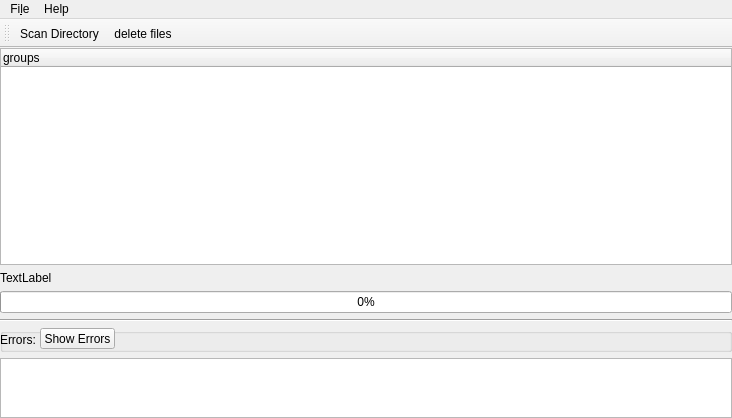
<?xml version="1.0" encoding="UTF-8"?>
<ui version="4.0">
 <class>MainWindow</class>
 <widget class="QMainWindow" name="MainWindow">
  <property name="geometry">
   <rect>
    <x>0</x>
    <y>0</y>
    <width>732</width>
    <height>418</height>
   </rect>
  </property>
  <property name="sizePolicy">
   <sizepolicy hsizetype="Expanding" vsizetype="Expanding">
    <horstretch>0</horstretch>
    <verstretch>0</verstretch>
   </sizepolicy>
  </property>
  <property name="windowTitle">
   <string>MainWindow</string>
  </property>
  <widget class="QWidget" name="centralWidget">
   <property name="enabled">
    <bool>true</bool>
   </property>
   <layout class="QVBoxLayout" name="verticalLayout">
    <property name="leftMargin">
     <number>0</number>
    </property>
    <property name="topMargin">
     <number>0</number>
    </property>
    <property name="rightMargin">
     <number>0</number>
    </property>
    <property name="bottomMargin">
     <number>0</number>
    </property>
    <item>
     <widget class="QTreeWidget" name="treeWidget">
      <property name="enabled">
       <bool>true</bool>
      </property>
      <property name="sizePolicy">
       <sizepolicy hsizetype="Expanding" vsizetype="Expanding">
        <horstretch>0</horstretch>
        <verstretch>0</verstretch>
       </sizepolicy>
      </property>
      <column>
       <property name="text">
        <string>groups</string>
       </property>
      </column>
     </widget>
    </item>
    <item>
     <widget class="QLabel" name="statusMessage">
      <property name="enabled">
       <bool>true</bool>
      </property>
      <property name="text">
       <string>TextLabel</string>
      </property>
     </widget>
    </item>
    <item>
     <widget class="QProgressBar" name="progressBar">
      <property name="sizePolicy">
       <sizepolicy hsizetype="Expanding" vsizetype="Fixed">
        <horstretch>0</horstretch>
        <verstretch>0</verstretch>
       </sizepolicy>
      </property>
      <property name="value">
       <number>0</number>
      </property>
     </widget>
    </item>
    <item>
     <widget class="Line" name="line">
      <property name="orientation">
       <enum>Qt::Horizontal</enum>
      </property>
     </widget>
    </item>
    <item>
     <widget class="QGroupBox" name="groupBox">
      <property name="sizePolicy">
       <sizepolicy hsizetype="Preferred" vsizetype="Expanding">
        <horstretch>0</horstretch>
        <verstretch>0</verstretch>
       </sizepolicy>
      </property>
      <property name="maximumSize">
       <size>
        <width>16777215</width>
        <height>24</height>
       </size>
      </property>
      <property name="title">
       <string/>
      </property>
      <widget class="QPushButton" name="showHideErrors">
       <property name="geometry">
        <rect>
         <x>40</x>
         <y>0</y>
         <width>75</width>
         <height>21</height>
        </rect>
       </property>
       <property name="text">
        <string>Show Errors</string>
       </property>
      </widget>
      <widget class="QLabel" name="label">
       <property name="geometry">
        <rect>
         <x>0</x>
         <y>1</y>
         <width>47</width>
         <height>21</height>
        </rect>
       </property>
       <property name="text">
        <string>Errors:</string>
       </property>
      </widget>
     </widget>
    </item>
    <item>
     <widget class="QTextEdit" name="errorsList">
      <property name="sizePolicy">
       <sizepolicy hsizetype="Expanding" vsizetype="Fixed">
        <horstretch>0</horstretch>
        <verstretch>0</verstretch>
       </sizepolicy>
      </property>
      <property name="maximumSize">
       <size>
        <width>16777215</width>
        <height>60</height>
       </size>
      </property>
     </widget>
    </item>
   </layout>
  </widget>
  <widget class="QMenuBar" name="menuBar">
   <property name="geometry">
    <rect>
     <x>0</x>
     <y>0</y>
     <width>732</width>
     <height>21</height>
    </rect>
   </property>
   <widget class="QMenu" name="menuFile">
    <property name="title">
     <string>Fi&amp;le</string>
    </property>
    <addaction name="actionScan_Directory"/>
    <addaction name="separator"/>
    <addaction name="actionExit"/>
   </widget>
   <widget class="QMenu" name="menuHelp">
    <property name="title">
     <string>Help</string>
    </property>
    <addaction name="actionAbout"/>
   </widget>
   <addaction name="menuFile"/>
   <addaction name="menuHelp"/>
  </widget>
  <widget class="QToolBar" name="toolBar">
   <property name="enabled">
    <bool>true</bool>
   </property>
   <property name="windowTitle">
    <string>toolBar</string>
   </property>
   <attribute name="toolBarArea">
    <enum>TopToolBarArea</enum>
   </attribute>
   <attribute name="toolBarBreak">
    <bool>false</bool>
   </attribute>
   <addaction name="actionScan_Directory"/>
   <addaction name="actionDelete"/>
  </widget>
  <action name="actionScan_Directory">
   <property name="text">
    <string>&amp;Scan Directory...</string>
   </property>
  </action>
  <action name="actionExit">
   <property name="text">
    <string>&amp;Exit</string>
   </property>
  </action>
  <action name="actionAbout">
   <property name="text">
    <string>About</string>
   </property>
  </action>
  <action name="actionDelete">
   <property name="text">
    <string>delete files</string>
   </property>
  </action>
 </widget>
 <layoutdefault spacing="6" margin="11"/>
 <resources/>
 <connections/>
</ui>
